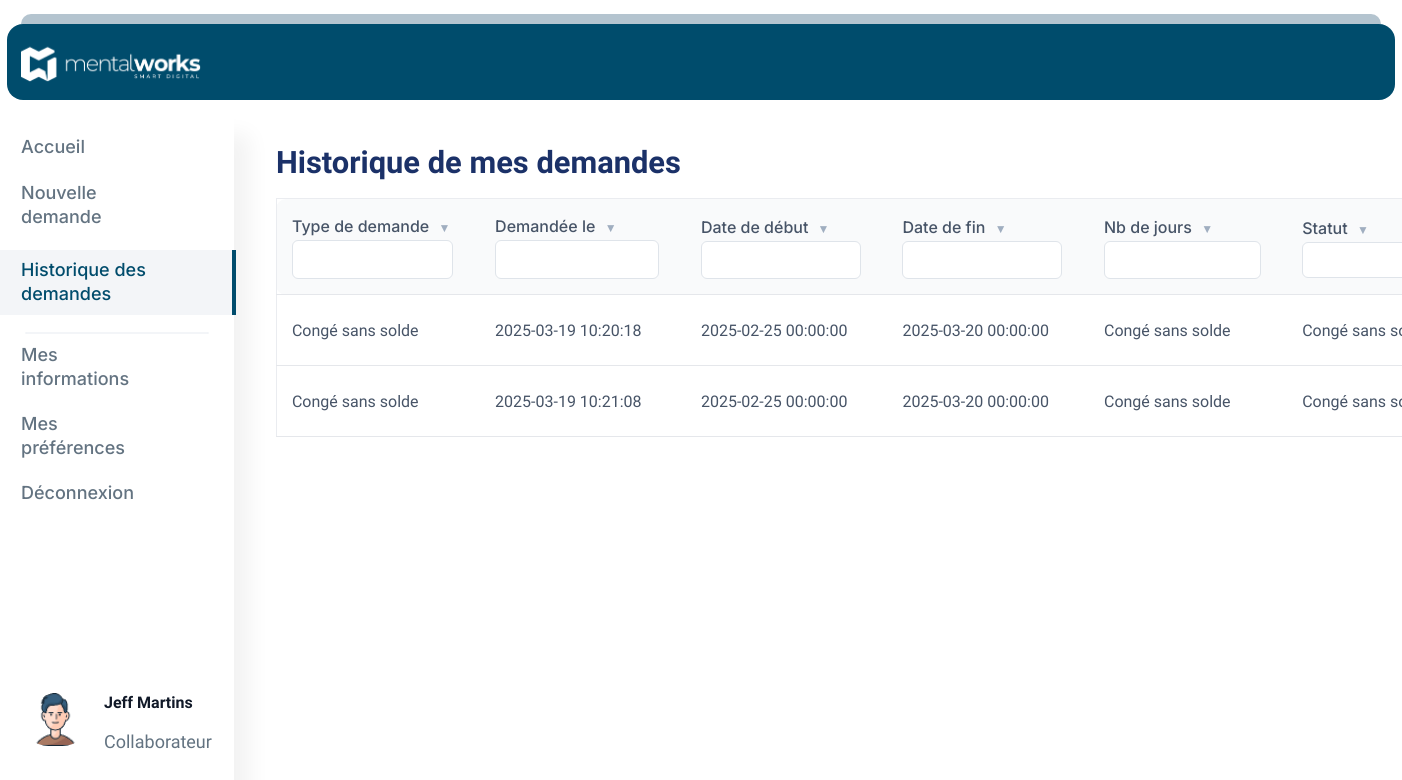
Page /historique.php (signed in) on the earlier database version.
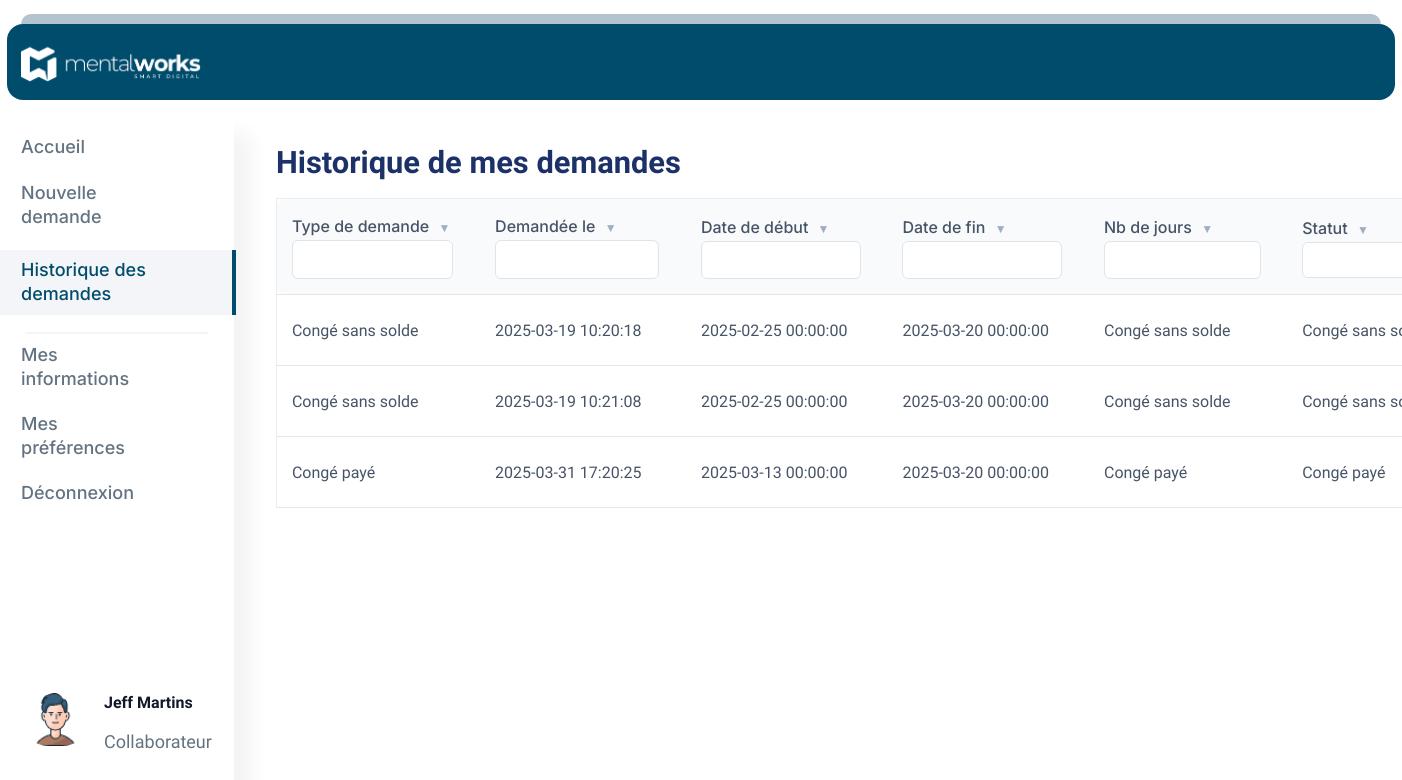
Same page on the later database version.
### tables this page shows
CREATE TABLE `request` (
  `id` int(11) NOT NULL,
  `request_type_id` int(11) NOT NULL,
  `collaborator_id` int(11) NOT NULL,
  `department_id` int(11) DEFAULT NULL,
  `created_at` datetime NOT NULL,
  `start_at` datetime NOT NULL,
  `end_at` datetime NOT NULL,
  `receipt_file` varchar(255) DEFAULT NULL,
  `comment` text DEFAULT NULL,
  `answer_comment` text DEFAULT NULL,
  `answer` tinyint(1) NOT NULL,
  `answer_at` datetime DEFAULT NULL
);

CREATE TABLE `request_type` (
  `id` int(11) NOT NULL,
  `name` varchar(255) NOT NULL
);

### historique.php (the view, shortened to what this page needs)
<?php
$order = 'asc';
$order = $_GET['order'] ?? $order ;
$demandes=[] ;
$user_id = $_SESSION['user_id'];
try {
    $pdo = new PDO('mysql:host=localhost;dbname=congefacile', 'root', '');
    $pdo->setAttribute(PDO::ATTR_ERRMODE, PDO::ERRMODE_EXCEPTION);
    $query = "SELECT
                request.request_type_id,
                request_type.name AS type_demande,
                request.created_at AS date_demande,
                request.start_at AS date_debut,
                request.end_at AS date_fin
              FROM request
              JOIN request_type ON request.request_type_id = request_type.id
              WHERE request.collaborator_id = :user_id";
    $stmt = $pdo->prepare($query);
    $stmt->bindParam(':user_id', $user_id, PDO::PARAM_INT);
    $stmt->execute();
    $demandes = $stmt->fetchAll(PDO::FETCH_ASSOC);
    $searchType = $_GET['searchType'] ?? '';
    $sortBy = $_GET['sortBy'] ?? 'date_demande';
    $order = $_GET['order'] ?? 'asc';
    $sortBy = $_GET['sortBy'] ?? 'date_demande';
    $searchNb = $_GET['searchNb'] ?? '';
    if (!empty($demandes) && isset($demandes[0][$sortBy])) {
        usort($demandes, function ($a, $b) use ($sortBy, $order) {
            return ($order === 'asc') ? $a[$sortBy] <=> $b[$sortBy] : $b[$sortBy] <=> $a[$sortBy];
        });
    }
} catch (PDOException $e) {
    echo "Erreur : " . $e->getMessage();
}
$nextOrder = ($order === 'asc') ? 'desc' : 'asc';
?>
<!DOCTYPE html>
<html lang="fr">
  <head>
    <link rel="stylesheet" href="style.css?v=2" />
    <link
      href="https://unpkg.com/boxicons@2.1.2/css/boxicons.min.css"
      rel="stylesheet"
    />
  </head>
<body>
<?php include 'include/top.php'; ?>
<div class="middle">
    <?php include 'include/left.php'; ?>
    <div class="right historique">
        <h1>Historique de mes demandes</h1>
      <div class="container">
        <table class="table1">
            <thead>
                <tr class='grey_Poste'>
                    <th class='searchHistorique'>
                        <a href="?sortBy=type&order=<?= $nextOrder ?>&searchType=<?= htmlspecialchars($searchType) ?>&searchNb=<?= htmlspecialchars($searchNb) ?>">
                            Type de demande
                            <span class="sort-arrow"><?= $sortBy === 'type' ? ($order === 'asc' ? '▲' : '▼') : '▼' ?></span>
                        </a>
                            <input class='searchListe' type="text" name="searchType" value="<?= htmlspecialchars($searchType) ?>"  />
                    </th>
                    <th class='searchHistorique'>
                        <a href="?sortBy=type&order=<?= $nextOrder ?>&searchType=<?= htmlspecialchars($searchType) ?>&searchNb=<?= htmlspecialchars($searchNb) ?>">
                            Demandée le
                            <span class="sort-arrow"><?= $sortBy === 'type' ? ($order === 'asc' ? '▲' : '▼') : '▼' ?></span>
                        </a>
                            <input class='searchListe' type="text" name="searchType" value="<?= htmlspecialchars($searchType) ?>"  />
                    </th>
                    <th class='searchHistorique'>
                        <a href="?sortBy=type&order=<?= $nextOrder ?>&searchType=<?= htmlspecialchars($searchType) ?>&searchNb=<?= htmlspecialchars($searchNb) ?>">
                            Date de début
                            <span class="sort-arrow"><?= $sortBy === 'type' ? ($order === 'asc' ? '▲' : '▼') : '▼' ?></span>
                        </a>
                            <input class='searchListe' type="text" name="searchType" value="<?= htmlspecialchars($searchType) ?>"/>
                    </th>
                    <th class='searchHistorique'>
                        <a href="?sortBy=type&order=<?= $nextOrder ?>&searchType=<?= htmlspecialchars($searchType) ?>&searchNb=<?= htmlspecialchars($searchNb) ?>">
                            Date de fin
                            <span class="sort-arrow"><?= $sortBy === 'type' ? ($order === 'asc' ? '▲' : '▼') : '▼' ?></span>
                        </a>
                            <input class='searchListe' type="text" name="searchType" value="<?= htmlspecialchars($searchType) ?>" />
                    </th>
                    <th class='searchHistorique'>
                        <a href="?sortBy=type&order=<?= $nextOrder ?>&searchType=<?= htmlspecialchars($searchType) ?>&searchNb=<?= htmlspecialchars($searchNb) ?>">
                            Nb de jours
                            <span class="sort-arrow"><?= $sortBy === 'type' ? ($order === 'asc' ? '▲' : '▼') : '▼' ?></span>
                        </a>
                            <input class='searchListe' type="text" name="searchType" value="<?= htmlspecialchars($searchType) ?>" />
                    </th>
                    <th class='searchHistorique'>
                        <a href="?sortBy=nb&order=<?= $nextOrder ?>&searchType=<?= htmlspecialchars($searchType) ?>&searchNb=<?= htmlspecialchars($searchNb) ?>">
                            Statut
                            <span class="sort-arrow"><?= $sortBy === 'nb' ? ($order === 'asc' ? '▲' : '▼') : '▼' ?></span>
                        </a>
                        <input class='searchListe'type="number" name="searchNb" value="<?= htmlspecialchars($searchNb) ?>" />
                    </th>
                </tr>
            </thead>
            <tbody>
                <div class='tab_Poste'>
                    <?php if (count($demandes) > 0) : ?>
                        <?php foreach ($demandes as $demande) : ?>
                            <tr>
                                <td><?= htmlspecialchars($demande['type_demande']) ?></td>
                                <td><?= htmlspecialchars($demande['date_demande']) ?></td>
                                <td><?= htmlspecialchars($demande['date_debut']) ?></td>
                                <td><?= htmlspecialchars($demande['date_fin']) ?></td>
                                <td><?= htmlspecialchars($demande['type_demande']) ?></td>
                                <td><?= htmlspecialchars($demande['type_demande']) ?></td>
                            </tr>
                            <?php endforeach; ?>
                            <?php else : ?>
                                <tr>
                                    <td colspan="3" class="empty-row">Aucune demande trouvé</td>
                                </tr>
                    <?php endif; ?>
                </div>
            </tbody>
        </table>
      </div>
    </div>
</body>
</html>

### include/top.php (shortened to what this page needs)
<!DOCTYPE html>
<html lang="fr">
  <head>
    <link rel="stylesheet" href="style.css?v=2" />
    <link
      href="https://unpkg.com/boxicons@2.1.2/css/boxicons.min.css"
      rel="stylesheet"
    />
  </head>
</html>
<body>
  <div class="borderTop"></div>
  <div class="top">
    <img src="img/mentalworks.png" alt="" />
  </div>
</body>

### include/left.php (shortened to what this page needs)
<!DOCTYPE html>
<html lang="fr">
  <head>
    <link rel="stylesheet" href="style.css?v=2" />
    <link
      href="https://unpkg.com/boxicons@2.1.2/css/boxicons.min.css"
      rel="stylesheet"
    />
  </head>
</html>
<?php
$user_role = $_SESSION['user_role'] ?? '1';
?>
<body>
  <?php if ($user_role == '1'): ?>
    <div class="left">
      <a href="accueil.php">Accueil</a>
      <a href="nouvelle.php">Nouvelle demande</a>
      <a href="historique.php">Historique des demandes</a>
      <div class="rod"></div>
      <a href="infosC.php">Mes informations</a>
      <a href="preferences.php">Mes préférences</a>
      <a href="deconnexion.php">Déconnexion</a>
      <div class="skin">
        <div class="headSkin">
          <img src="img/téléchargement.png" alt="skin">
        </div>
        <div class="infoSkin">
          <strong class="nameSkin">Jeff Martins</strong>
          <p class="typeSkin">Collaborateur</p>
        </div>
      </div>
    </div>
  <?php endif; ?>
</body>

### style.css (style rules this page uses)
body { margin: 0; font-family: "Epilogue", sans-serif; }
a { font-size: 16px; font-weight: 500; color: #637381; line-height: 24px; text-decoration: none; font-family: "inter", sans-serif; }
h1 { font-size: 30.85px; font-weight: 600; color: #1b3168; line-height: 28.5px; font-family: "Epilogue", sans-serif; }
p { font-size: 16px; font-weight: 400; line-height: 24.5px; color: #637381; font-family: "Epilogue", sans-serif; }
input { background-color: white; border-radius: 6px; border: #dfe4ea solid 1px; width: 100%; padding: 12px 16px 12px 20px; font-family: "inter", sans-serif; outline: none; max-width: 350px; }
input::placeholder { font-size: 16px; font-weight: 400; font-family: "inter", sans-serif; }
.borderTop { background-color: #b4c4cf; height: 10px; width: 97%; border-top-left-radius: 32px; border-top-right-radius: 32px; margin: 0 auto; margin-top: 1%; }
.top { background-color: #004c6c; width: 97%; margin: 0 auto; padding: 1%; border-radius: 16px; }
.top img { width: 180px; }
.right { display: flex; flex-direction: column; flex: 2; max-width: 800px; margin-left: 3%; margin-top: 1%; }
.middle { display: flex; align-items: flex-start; justify-content: flex-start; width: 100%; margin-top: 1%; }
.middle p { font-size: 18px; }
.active { background-color: #5c73a012; border-right: #004c6c solid 4px; color: #004c6c; padding: 3.8%; text-align: left; width: 30%; padding-left: 9%; padding-right: 28%; }
.left { width: 21%; height: 1000px; box-shadow: 16px 20px 20px rgba(0, 0, 0, 0.05); }
.left a { font-weight: 500; font-size: 18px; display: flex; margin: 9% 0% 0% 0%; flex: 1; width: 62%; padding-left: 9%; padding-right: 28%; }
.rod { border: #5c73a012 1px solid; width: 78%; margin: 7% auto -5% auto; border-radius: 16px; }
.right input { width: 350px; }
.searchHistorique { width: 17%; }
.right.historique { max-width: 95%; }
.searchHistorique input { width: 80%; padding: 6%; }
.searchListe { padding: 3%; }
th, td { border-bottom: 1px solid #e5e7eb; padding: 15px; text-align: left; border-bottom: 1px solid #e5e7eb; text-align: left; }
thead th a { text-decoration: none; color: #475467; }
th:first-child, td:first-child { border-top-left-radius: 10px; border-bottom-left-radius: 10px; }
.sort-arrow { margin-left: 5px; font-size: 12px; color: #a0aec0; }
.grey_Poste { background-color: #f9fafb; }
table { width: 100%; border-collapse: collapse; background-color: #ffffff; border-radius: 12px; border: 1px solid #eaecf0; color: #475467; border-radius: 12px; }
.table1 { width: 1356px; }
th, td { border-bottom: 1px solid #e5e7eb; padding: 15px; text-align: left; border-bottom: 1px solid #e5e7eb; }
.skin { display: flex; padding: 22px; margin-top: 123%; margin: 71% auto 0% auto; gap: 15px; }
.headSkin img { border-radius: 40px; width: 67px; }
.skin strong { color: #111928; }
.skin p { color: #637381; }

Differences in the rows shown:
added request: request_type.name "Congé payé", created_at "2025-03-31 17:20:25", start_at "2025-03-13 00:00:00", end_at "2025-03-20 00:00:00"
